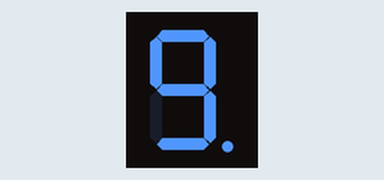
The sketch below on a simulated Arduino Uno, built with avr-gcc and run on an emulated ATmega328P. On the bench: 1-digit seven-segment display. Wiring (inferred from the names in the program): 1-digit 7-segment display, segments lit when LOW: segments pin 6, pin 7, pin 8, pin 9, pin 10, pin 11, pin 12, pin 9. The segment pins are drawn as the display they are named for. At 10.0 s the program stops and its outputs stay as they are.

Above: at 1.1 s.
At 2.1 s:
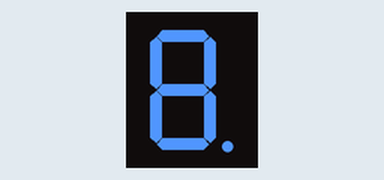
At 3.1 s:
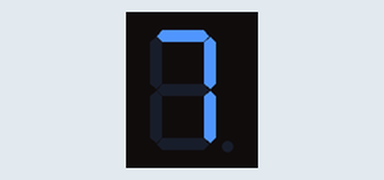
At 5.1 s:
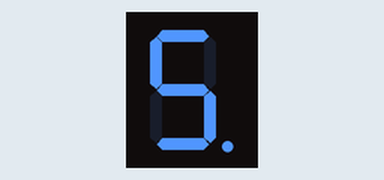
At 7.1 s:
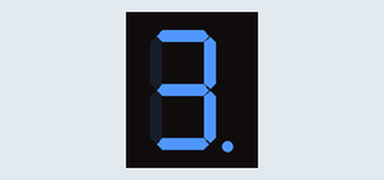
At 10.1 s:
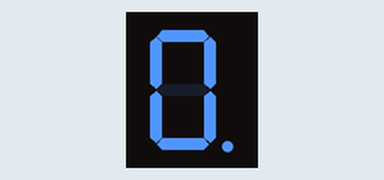

Measured:
- what the display in image 0 shows lasts 1.0 s, from 1.0 s to 2.0 s

The sketch:

_7Segment_Count_Down.ino
```cpp
int gPin=12;
int fPin=11;
int ePin=10;
int dPin=9;
int cPin=8;
//int dpPin=6;
int bPin=7;
int aPin=6;

int num_array[10][7] = {  { 0,0,0,0,0,0,1 },    // 0 { 1,1,1,1,1,1,0 }
                          { 1,0,0,1,1,1,1 },    // 1 { 0,1,1,0,0,0,0 }
                          { 0,0,1,0,0,1,0 },    // 2 { 1,1,0,1,1,0,1 }
                          { 0,0,0,0,1,1,0 },    // 3 { 1,1,1,1,0,0,1 }
                          { 1,0,0,1,1,0,0 },    // 4 { 0,1,1,0,0,1,1 }
                          { 0,1,0,0,1,0,0 },    // 5 { 1,0,1,1,0,1,1 }
                          { 0,1,0,0,0,0,0 },    // 6 { 1,0,1,1,1,1,1 }
                          { 0,0,0,1,1,1,1 },    // 7 { 1,1,1,0,0,0,0 },
                          { 0,0,0,0,0,0,0 },    // 8 { 1,1,1,1,1,1,1 }
                          { 0,0,0,0,1,0,0 }};   // 9 { 1,1,1,0,0,1,1 }

void Num_Write(int);

void setup(){
  pinMode(gPin,OUTPUT);
  pinMode(fPin,OUTPUT);
  pinMode(ePin,OUTPUT);
  pinMode(dPin,OUTPUT);
  pinMode(cPin,OUTPUT);
  //pinMode(dpPin,OUTPUT);
  pinMode(bPin,OUTPUT);
  pinMode(aPin,OUTPUT);
}

void loop(){
  //Start off with everything off
  for (int i=6; i < 13; i++) {
    digitalWrite(i, 1);
  }

  //counter loop

  for (int counter = 10; counter > 0; --counter)
  {
   delay(1000);
   Num_Write(counter-1);
  }

  //Num_Write(0);
  //delay(3000);
  exit(0);
}

// this functions writes values to the sev seg pins
void Num_Write(int number)
{
  int pin= 6;
  for (int j=0; j < 7; j++) {
   digitalWrite(pin, num_array[number][j]);
   pin++;
  }
}
```
